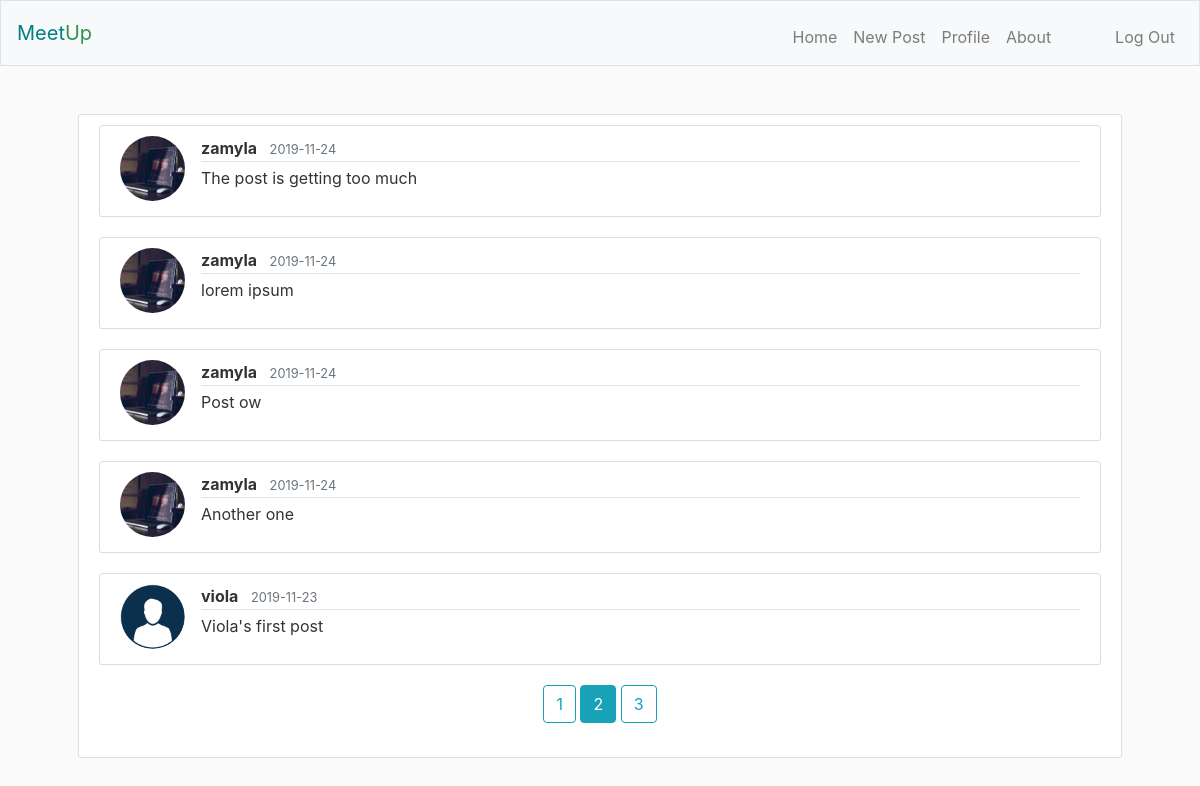
The app's page /?page=2 (signed in) with its own data.
### meetup/models.py (models this page shows, shortened)
class Post(db.Model):
    id = db.Column(db.Integer, primary_key=True)
    message = db.Column(db.Text, nullable=False)
    posted_at = db.Column(db.DateTime, default=datetime.utcnow)
    owner_id = db.Column(db.Integer, db.ForeignKey('user.id'), nullable=False)

class User(db.Model, UserMixin):
    id = db.Column(db.Integer, primary_key=True)
    username = db.Column(db.String(20), unique=True, nullable=False)
    email = db.Column(db.String(255), unique=True, nullable=False)
    image_file = db.Column(db.String(20), nullable=False, default='no-img.png')
    password = db.Column(db.String(60), nullable=False)
    posts = db.relationship('Post', backref='owner', lazy=True)

### meetup/routes.py (the view)
@app.route('/')
def index():
    page = request.args.get('page', 1, type=int)
    posts = Post.query.order_by(
        Post.posted_at.desc()).paginate(page=page, per_page=5)
    return render_template('index.html', posts=posts)

### meetup/models.py (called while the page is built)
@login_manager.user_loader
def load_user(user_id):
    return User.query.get(int(user_id))

### meetup/templates/index.html (shortened to what this page needs)
{% extends "layout.html" %}
{% block main %}
    {% if current_user.is_authenticated %}
        {% for post in posts.items %}
            <a id="post-link" href="{{ url_for('post', post_id=post.id) }}">
                <article class="media content-section">
                    <img class="rounded-circle article-img" src="{{ url_for('static', filename='profile-imgs/' + post.owner.image_file) }}" />
                <div class="media-body">
                    <div class="article-metadata">
                        <strong class="mr-2">{{ post.owner.username }}</strong>
                        <small class="text-muted">{{ post.posted_at.strftime('%Y-%m-%d') }}</small>
                    </div>
                    <p class="article-content">{{ post.message }}</p>
                </div>
                </article>
            </a>
        {% endfor %}
        <div class="text-center">
        {% for page_num in posts.iter_pages(left_edge=1, right_edge=1, left_current=2, right_current=3) %}
            {% if page_num %}
                {% if posts.page == page_num %}
                    <a class="btn btn-info mb-4" href="{{ url_for('index', page=page_num) }}">{{ page_num }}</a>
                {% else %}
                    <a class="btn btn-outline-info mb-4" href="{{ url_for('index', page=page_num) }}">{{ page_num }}</a>
                {% endif%}
            {% else %}
                ...
            {% endif %}
        {% endfor %}
        </div>
    {% else %}
        <a href="/login"><p class="text-center">Join Us</p></a>
    {% endif %}
{% endblock %}

### meetup/static/styles.css (style rules this page uses)
body { background: #fafafa; color: #333333; }
.article-content { white-space: pre-line; }
.article-img { height: 65px; width: 65px; margin-right: 16px; }
.article-metadata { padding-bottom: 1px; margin-bottom: 4px; border-bottom: 1px solid #e3e3e3 }
.content-section { background: #ffffff; padding: 10px 20px; border: 1px solid #dddddd; border-radius: 3px; margin-bottom: 20px; }
#post-link { color: #333333; text-decoration: none; }

### records on screen
Post: image_file (picture), owner.username "zamyla", posted_at "2019-11-24", message "The post is getting too much"
Post: image_file (picture), owner.username "zamyla", posted_at "2019-11-24", message "lorem ipsum"
Post: image_file (picture), owner.username "zamyla", posted_at "2019-11-24", message "Post ow"
Post: image_file (picture), owner.username "zamyla", posted_at "2019-11-24", message "Another one"
Post: image_file (placeholder picture), owner.username "viola", posted_at "2019-11-23", message "Viola's first post"

### other values on screen
{{ page_num }} "1" "3"
{{ page_num }} "2"
